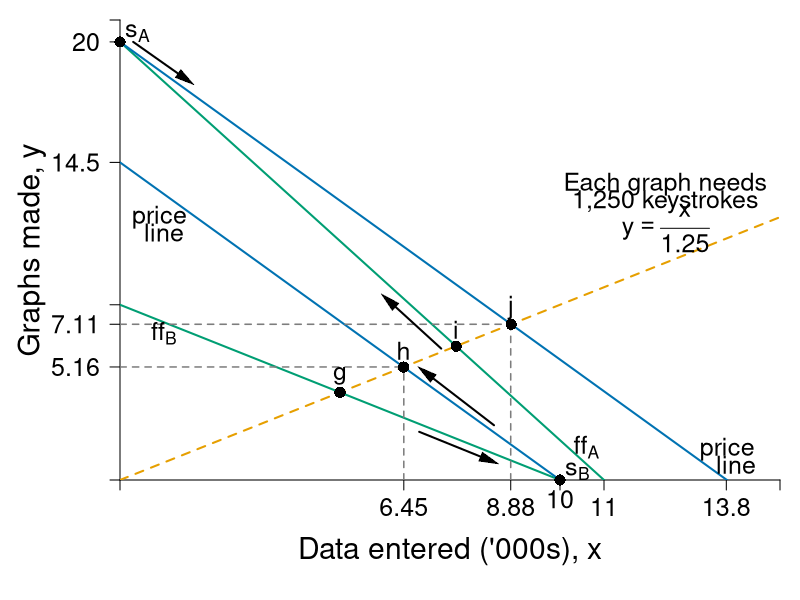

This chart was generated by the following R code:
#Graph Designer: Simon Halliday + Scott Cohn
#Authors: Bowles and Halliday
#Title: Coordination, Conflict and Competition: A Text in Microeconomics

require(shape)
pdf(file = "specprodexch/data_entered.pdf", width = 8, height = 8)

#Set parameters for graphics
pointsize <- 1.8
axislabelsize <- 1.8
labelsize <- 1.5
namesize <- 1.8
annotatesize <- 1.5
graphlinewidth <- 2
segmentlinewidth <- 1.5

COL <- c("#7fc97f", "#beaed4", "#fdc086", "#ffff99", "#386cb0", "#f0027f", "#bf5b17", "#666666")
COLA <- c("#e0f3db", "#99d8c9","#66c2a4","#41ae76", "#238b45", "#005824")
COLB <- c("#4eb3d3", "#2b8cbe", "#0868ac","#084081")
grays <- gray.colors(25, start = 1, end = 0)
CBCols <- c("#009E73","#0072B2","#E69F00","#CC79A7", "#F0E442")


ffA <- function(x, yintA = 20, sA = 20/11) {
        yintA - sA*x
}

ffB <- function(x, yintB = 8, sB = 8/10) {
        yintB - sB*x
}

exchange <- function(x, slope = 1/1.25) {
        slope*x
}

priceA <- function(x, pintA = 20, psA = 1.45) {
        pintA - psA*x
}

priceB <- function(x, pintB = 14.5, psB = 1.45) {
        pintB - psB*x
}

#Edited the margins to cater for the larger LHS labels
par(mar =  c(6, 6, 1, 1))

xlims <- c(0, 15)
ylims <- c(0, 21)

npts <- 501 
x <- seq(xlims[1], xlims[2], length.out = npts)
y <- seq(ylims[1], ylims[2], length.out = npts) 
a <- c(3.25, 5.25, 7.25)

plot(0, 0, xlim = xlims, ylim = ylims, type = "n",
     xlab = expression(paste("")),
     ylab = expression(paste("")), 
     xaxt = "n", 
     yaxt = "n", 
     cex.lab = axislabelsize, 
     bty = "n", 
     xaxs="i", 
     yaxs="i"
)


ticksy <- c(ylims[1], 5.16, 7.11, 8, 14.5, 20, ylims[2])
ylabels <- c(NA, 5.16, 7.11, 8, 14.5, 20, NA)
ticksx <- c(xlims[1], 6.45, 8.88, 10, 11, 13.78, xlims[2])
xlabels <-  c(NA, 6.45, 8.88, 10, 11, 13.8, NA)

text(10, - 0.86, "10", cex = labelsize, xpd = TRUE)


axis(1, at = ticksx, pos = 0, labels = xlabels, cex.axis = labelsize)
axis(2, at = ticksy, pos = 0, labels = ylabels, las = 1, cex.axis = labelsize)

npts <- 500 
xx1 <- seq(xlims[1], xlims[2], length.out = npts)

#Draw the graphs
lines(xx1, ffA(xx1), col = CBCols[1], lwd = graphlinewidth)
lines(xx1, ffB(xx1), col =CBCols[1], lwd = graphlinewidth)
lines(xx1, exchange(xx1), lty = 2, col = CBCols[3], lwd = graphlinewidth)
lines(xx1, priceA(xx1), col = CBCols[2], lwd = graphlinewidth)
lines(xx1, priceB(xx1), col = CBCols[2], lwd = graphlinewidth)


#Segments for new points
segments(0, 5.16, 6.45, 5.16, lty = 2, col = grays[20],  lwd = segmentlinewidth)
segments(6.45, 0, 6.45, 5.16, lty = 2, col = grays[20],  lwd = segmentlinewidth)
segments(0, 7.11, 8.88, 7.11, lty = 2, col = grays[20],  lwd = segmentlinewidth)
segments(8.88, 0, 8.88, 7.11, lty = 2, col = grays[20],  lwd = segmentlinewidth)


#Label Points
xpts <- c(5, 6.444444444, 7.638888889, 8.888888889)
ypts <- xpts/1.25
yadj1 <- 0.5
yadj2 <- -0.5

points(xpts, ypts, pch = 16, col = "black", cex = 1.5)
ptlabels <- c("g", "h", "i", "j")
text(xpts, ypts + 1.5*yadj1, ptlabels, cex = labelsize)

#Axis labels
mtext(expression(paste("Data entered ('000s), ", x)), side = 1, line = 3.5, cex = axislabelsize)
text(-2, 0.5*ylims[2], expression(paste("Graphs made, ", y)), xpd = TRUE, cex = axislabelsize, srt = 90) 


#Label the curves
text(13.8, 1.4, expression(paste("price")), cex = labelsize)
text(14, 0.7, expression(paste("line")), cex = labelsize)
text(10.6, 1.5, expression(ff[A]), cex = labelsize)

text(0.9, 12, expression(paste("price")), cex = labelsize)
text(1, 11.3, expression(paste("line")), cex = labelsize)
text(1, 6.7, expression(ff[B]), cex = labelsize)


Arrows(xpts[1]+1.8, ypts[1] - 1.8, 10 - 1.6, 0 + 0.9, col = "black", lty = 1, lwd = 2, arr.type = "triangle", arr.lwd = 0.5)
Arrows(8.5, 0 + 2.5, xpts[2] + 0.5, ypts[2] - 0.25, col = "black", lty = 1, lwd = 2, arr.type = "triangle", arr.lwd = 0.5)
text(10 + 0.4, 0.4, expression(s[B]), cex = labelsize)
points(10, 0,pch = 16, col = "black", cex = 1.5, xpd = TRUE)

Arrows(7.3, 6, 6.1, 8.2, col = "black", lty = 1, lwd = 2, arr.type = "triangle", arr.lwd = 0.5)


#Arrows(1.5, 16.8, 0 + 0.3, 20 - 1, col = "black", lty = 1, lwd = 2, arr.type = "triangle", arr.lwd = 0.5)
Arrows(0 + 0.3, 20, 1.5, 16.8 + 1.5, col = "black", lty = 1, lwd = 2, arr.type = "triangle", arr.lwd = 0.5)

text(0 + 0.4, 20 + 0.4, expression(s[A]), cex = labelsize)
points(0, 20, pch = 16, col = "black", cex = 1.5, xpd = TRUE)


text(12.4, 13.5, expression(paste("Each graph needs")), cex = labelsize)
text(12.4, 12.7, expression(paste("1,250 keystrokes")), cex = labelsize)
text(12.4, 11.5, expression(paste(y == frac(x, 1.25) )), cex = labelsize)

dev.off()
